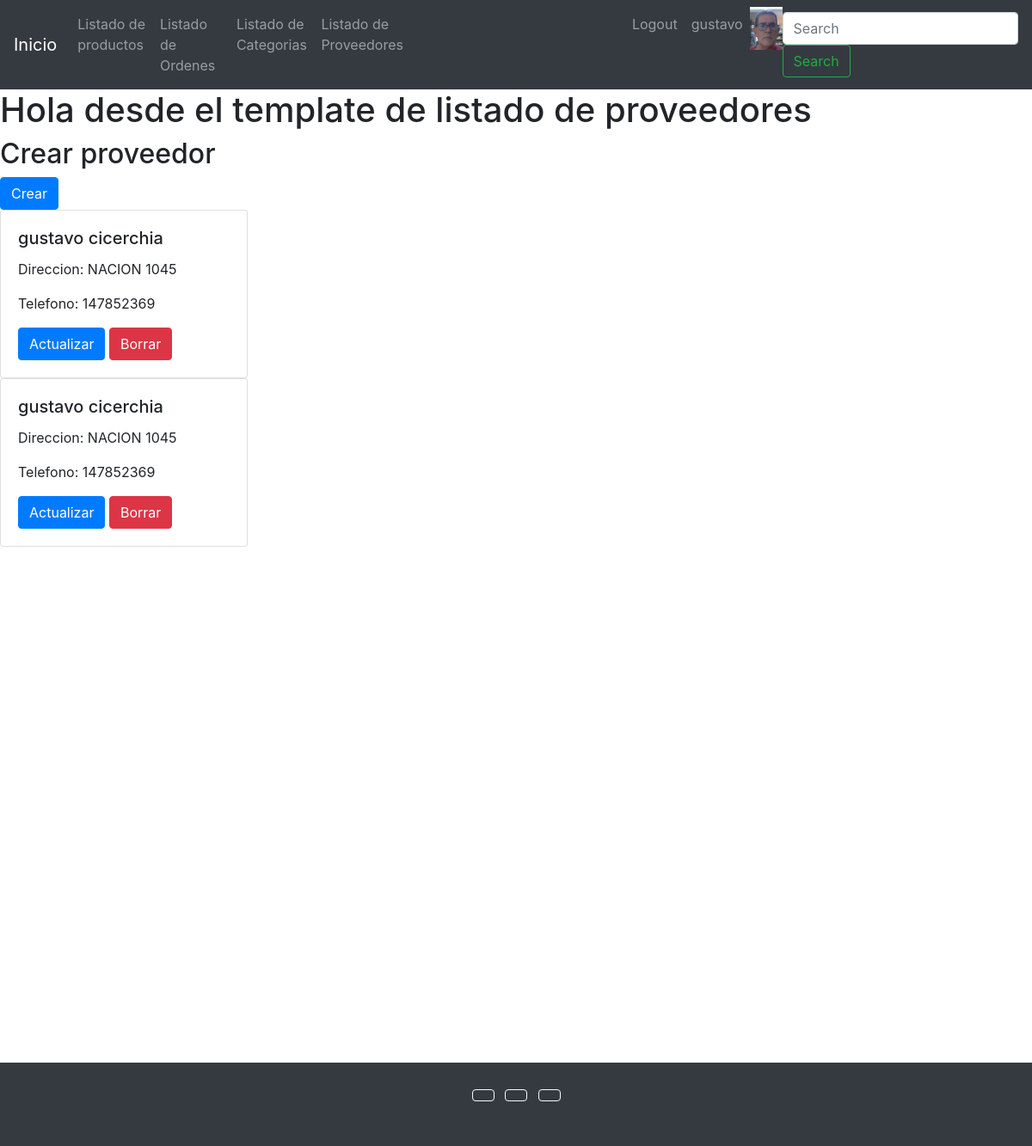
Screenshot of /providers/providers-list/ (signed in) with the database file from the repository.
### users/models.py (models this page shows)
class UserProfile(models.Model):
    user = models.OneToOneField(User, on_delete=models.CASCADE, related_name='profile')
    phone = models.CharField(max_length=25, null=True, blank=True)
    birth_date = models.DateField(null=True, blank=True)
    profile_picture = models.ImageField(upload_to='profile_images', null=True, blank=True)# Create your models here.

### providers/models.py (models this page shows, shortened)
class Provider(models.Model):
    CONDITION_CHOICES = (
        ('monotributista', 'monotributista'),
        ('responsable inscripto', 'responsable inscripto'),
    )
    name = models.CharField(max_length=100)
    address = models.CharField(max_length=300)
    phone_number = models.CharField(max_length=20)
    email = models.EmailField()
    condition = models.CharField(max_length=50, choices = CONDITION_CHOICES)
    is_active = models.BooleanField(default=True)

### providers/views.py (the view)
# urls.py: path('providers-list/', ProvidersListView.as_view(), name='providers_list'),
class ProvidersListView(LoginRequiredMixin, ListView):
    model = Provider
    template_name = 'providers/providers-list.html'
    queryset = Provider.objects.filter(is_active = True)

### templates/providers/providers-list.html (shortened to what this page needs)
{% extends 'base.html' %}
{% block content %}
    <h1>Hola desde el template de listado de proveedores</h1>
    <h2>Crear proveedor </h2> <a href="/providers/provider-create/" class="btn btn-primary">Crear</a>
    {% for provider in object_list %}
        <div class="card" style="width: 18rem;">
            <div class="card-body">
            <h5 class="card-title">{{provider.name}}</h5>
            <p class="card-text">Direccion: {{provider.address}}</p>
            <p>Telefono: {{provider.phone_number}}</p>
            <a href="/providers/provider-update/{{provider.id}}/" class="btn btn-primary">Actualizar</a>
            <a href="/providers/provider-delete/{{provider.id}}/" class="btn btn-danger">Borrar</a>
        </div>
        </div>
    {% endfor %}
{% endblock %}

### templates/base.html (shortened to what this page needs)
<!DOCTYPE html>
<html lang="en">
<head>
    <link rel="stylesheet" href="https://cdn.jsdelivr.net/npm/bootstrap@4.6.2/dist/css/bootstrap.min.css"
>
</head>
<body>
    <header>
        <nav class="navbar navbar-expand-lg navbar-dark bg-dark">
            <a class="navbar-brand" href="/">Inicio</a>
            <div class="collapse navbar-collapse" id="navbarSupportedContent">
                <ul class="navbar-nav mr-auto">
                    <li class="nav-item">
                        <a class="nav-link" href="/products/list-products/">Listado de productos</a>
                    </li>
                    <li class="nav-item">
                        <a class="nav-link" href="/orders/list-orders/">Listado de Ordenes</a>
                    </li>
                    <li class="nav-item">
                        <a class="nav-link" href="/products/list-categories/">Listado de Categorias</a>
                    </li>
                    <li class="nav-item" style="margin-right: 250px;">
                        <a class="nav-link" href="/providers/providers-list/">Listado de Proveedores</a>
                    </li>
                    {% if request.user.is_authenticated %}
                    <li class="nav-item">
                        <a class="nav-link" href="/users/logout/">Logout</a>
                    </li>
                    <li class="nav-item">
                        <a class="nav-link" href="/users/update/">{{request.user.username}}</a>
                    </li>
                        {% if request.user.profile.profile_picture.url != '' %}
                            <img src="{{request.user.profile.profile_picture.url}}" alt="profile_picture" width="50px" height="50px">
                        {% endif %}
                    {% endif %}
                </ul>
                <form class="form-inline my-2 my-lg-0" action="/products/list-products/" method="GET">
                    <input class="form-control mr-sm-2" type="search" placeholder="Search" aria-label="Search" name="search">
                    <button class="btn btn-outline-success my-2 my-sm-0" type="submit">Search</button>
                </form>
            </div>
        </nav>
    </header>
    {% block content %}
    {% endblock %}
    <footer class="bg-dark text-center text-white" style="margin-top:600px;">
        <div class="container p-4">
        <section class="mb-4">
            <a class="btn btn-outline-light btn-floating m-1" href="#!" role="button"
            ></a>
            <a class="btn btn-outline-light btn-floating m-1" href="#!" role="button"
            ></a>
            <a class="btn btn-outline-light btn-floating m-1" href="#!" role="button"
            ></a>
</body>
</html>

### rows the page displays
Provider: name "gustavo cicerchia", address "NACION 1045", phone_number "147852369"
Provider: name "gustavo cicerchia", address "NACION 1045", phone_number "147852369"

### other values shown
{{ request.user.username }} "gustavo"
